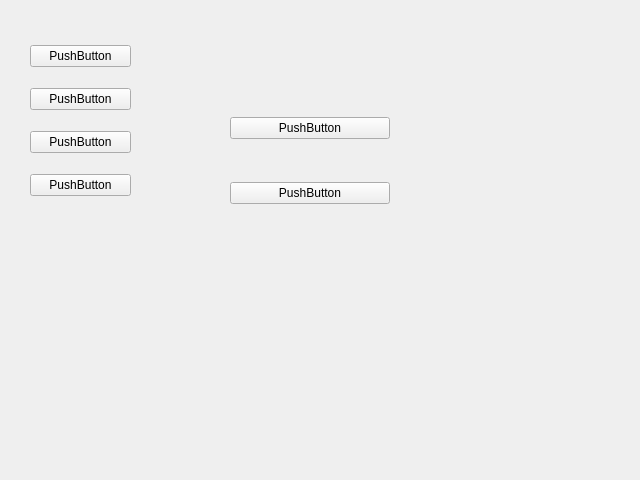
<?xml version="1.0" encoding="UTF-8"?>
<ui version="4.0">
 <class>Form</class>
 <widget class="QWidget" name="Form">
  <property name="geometry">
   <rect>
    <x>0</x>
    <y>0</y>
    <width>640</width>
    <height>480</height>
   </rect>
  </property>
  <property name="windowTitle">
   <string>Form</string>
  </property>
  <widget class="QWidget" name="verticalLayoutWidget">
   <property name="geometry">
    <rect>
     <x>230</x>
     <y>80</y>
     <width>160</width>
     <height>161</height>
    </rect>
   </property>
   <layout class="QVBoxLayout" name="verticalLayout_2">
    <item>
     <widget class="QPushButton" name="pushButton_5">
      <property name="text">
       <string>PushButton</string>
      </property>
     </widget>
    </item>
    <item>
     <widget class="QPushButton" name="pushButton_6">
      <property name="text">
       <string>PushButton</string>
      </property>
     </widget>
    </item>
   </layout>
  </widget>
  <widget class="QWidget" name="">
   <property name="geometry">
    <rect>
     <x>30</x>
     <y>30</y>
     <width>101</width>
     <height>181</height>
    </rect>
   </property>
   <layout class="QVBoxLayout" name="verticalLayout">
    <item>
     <widget class="QPushButton" name="pushButton">
      <property name="text">
       <string>PushButton</string>
      </property>
     </widget>
    </item>
    <item>
     <widget class="QPushButton" name="pushButton_2">
      <property name="text">
       <string>PushButton</string>
      </property>
     </widget>
    </item>
    <item>
     <widget class="QPushButton" name="pushButton_3">
      <property name="text">
       <string>PushButton</string>
      </property>
     </widget>
    </item>
    <item>
     <widget class="QPushButton" name="pushButton_4">
      <property name="text">
       <string>PushButton</string>
      </property>
     </widget>
    </item>
   </layout>
  </widget>
 </widget>
 <resources/>
 <connections/>
</ui>
